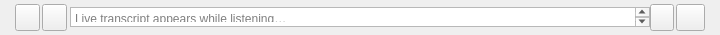
<?xml version="1.0" encoding="UTF-8"?>
<ui version="4.0">
 <class>PrxmptPromptScreenForm</class>
 <widget class="QWidget" name="PromptScreenRoot">
  <property name="geometry"><rect><x>0</x><y>0</y><width>720</width><height>35</height></rect></property>
  <property name="minimumSize"><size><width>720</width><height>35</height></size></property>
  <property name="maximumSize"><size><width>720</width><height>35</height></size></property>
  <widget class="QFrame" name="PromptCard">
   <property name="geometry"><rect><x>0</x><y>0</y><width>720</width><height>35</height></rect></property>
   <property name="frameShape"><enum>QFrame::NoFrame</enum></property>
   <widget class="QPushButton" name="HistoryToggleButton">
    <property name="geometry"><rect><x>15</x><y>4</y><width>25</width><height>27</height></rect></property>
    <property name="icon"><iconset><normaloff>history-toggle-button.png</normaloff>history-toggle-button.png</iconset></property>
    <property name="iconSize"><size><width>21</width><height>25</height></size></property>
   </widget>
   <widget class="QPushButton" name="PlotToggleButton">
    <property name="geometry"><rect><x>42</x><y>4</y><width>25</width><height>27</height></rect></property>
    <property name="icon"><iconset><normaloff>ghost-writer-button.png</normaloff>ghost-writer-button.png</iconset></property>
    <property name="iconSize"><size><width>25</width><height>25</height></size></property>
   </widget>
   <widget class="LiveTranscriptView" name="QuestionInput">
    <property name="geometry"><rect><x>70</x><y>7</y><width>580</width><height>20</height></rect></property>
    <property name="placeholderText"><string>Live transcript appears while listening…</string></property>
   </widget>
   <widget class="TypingIndicator" name="TranscriptionIndicator">
    <property name="geometry"><rect><x>618</x><y>8</y><width>26</width><height>18</height></rect></property>
    <property name="visible"><bool>false</bool></property>
   </widget>
   <widget class="QLabel" name="PopupError">
    <property name="geometry"><rect><x>70</x><y>7</y><width>580</width><height>20</height></rect></property>
    <property name="text"><string/></property>
    <property name="alignment"><set>Qt::AlignVCenter</set></property>
    <property name="visible"><bool>false</bool></property>
   </widget>
   <widget class="QPushButton" name="ClearButton">
    <property name="geometry"><rect><x>650</x><y>4</y><width>24</width><height>27</height></rect></property>
    <property name="icon"><iconset><normaloff>clear-button.png</normaloff>clear-button.png</iconset></property>
    <property name="iconSize"><size><width>16</width><height>25</height></size></property>
   </widget>
   <widget class="QPushButton" name="AnswerButton">
    <property name="geometry"><rect><x>676</x><y>4</y><width>29</width><height>27</height></rect></property>
    <property name="icon"><iconset><normaloff>answer-button.png</normaloff>answer-button.png</iconset></property>
    <property name="iconSize"><size><width>25</width><height>25</height></size></property>
   </widget>
  </widget>
 </widget>
 <customwidgets>
  <customwidget>
   <class>LiveTranscriptView</class>
   <extends>QTextEdit</extends>
   <header>clearcue.ui.popup_cluster</header>
  </customwidget>
  <customwidget>
   <class>TypingIndicator</class>
   <extends>QWidget</extends>
   <header>clearcue.ui.popup_cluster</header>
  </customwidget>
 </customwidgets>
 <resources/>
 <connections/>
</ui>
